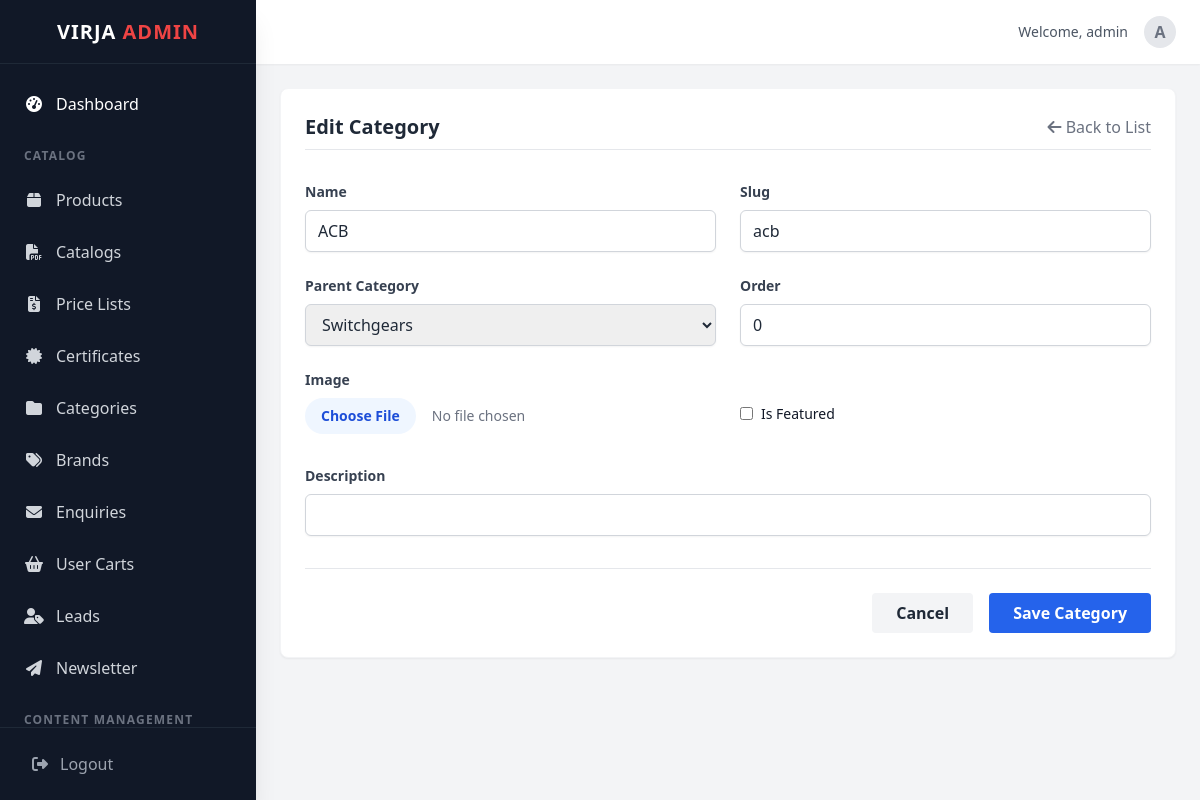
/dashboard/categories/4/edit/ (signed in), run on the app's committed database.
### categories/models.py (models this page shows, shortened)
class Category(models.Model):
    name = models.CharField(max_length=255)
    slug = models.SlugField(unique=True, blank=True)
    description = models.TextField(blank=True, help_text="Optional description for category page")
    parent = models.ForeignKey('self', on_delete=models.CASCADE, null=True, blank=True, related_name='children')
    image = models.ImageField(upload_to='categories/', null=True, blank=True)
    is_featured = models.BooleanField(default=False)
    order = models.IntegerField(default=0)
    class Meta:
        verbose_name_plural = 'Categories'
        ordering = ['order', 'name']
    def __str__(self):
        full_path = [self.name]
        k = self.parent
        while k is not None:
            full_path.append(k.name)
            k = k.parent
        return ' -> '.join(full_path[::-1])

### dashboard/views.py (the view)
# urls.py: path('categories/<int:pk>/edit/', views.category_edit, name='category_edit'),
@login_required(login_url='dashboard:login')
@user_passes_test(admin_required, login_url='dashboard:login')
def category_edit(request, pk):
    category = Category.objects.get(pk=pk)
    if request.method == 'POST':
        form = CategoryForm(request.POST, request.FILES, instance=category)
        if form.is_valid():
            form.save()
            messages.success(request, "Category updated successfully.")
            return redirect('dashboard:category_list')
    else:
        form = CategoryForm(instance=category)
    return render(request, 'dashboard/catalog/category_form.html', {'form': form, 'title': 'Edit Category'})

### dashboard/forms.py
class CategoryForm(TailwindMixin, forms.ModelForm):
    class Meta:
        model = Category
        fields = '__all__'
        widgets = {
            'description': SummernoteWidget(),
        }

### cart/context_processors.py (called while the page is built)
def cart_count(request):
    if not request.session.session_key:
        request.session.create()
    try:
        cart = Cart.objects.get(session_key=request.session.session_key)
        return {'cart_items_count': cart.get_total_items()}
    except Cart.DoesNotExist:
        return {'cart_items_count': 0}

### core/context_processors.py (called while the page is built)
def site_settings(request):
    return {
        'company_info': CompanyInfo.objects.first(),
        'home_content': HomePageContent.objects.first(),
        'home_features': HomeFeature.objects.all(),
    }

def global_categories(request):
    categories = Category.objects.filter(parent=None).prefetch_related('children__children').order_by('order', 'name')
    return {
        'mega_menu_categories': categories
    }

### dashboard/views.py (called while the page is built)
def admin_required(user):
    return user.is_superuser

### dashboard/templates/dashboard/catalog/category_form.html (shortened to what this page needs)
{% extends 'dashboard/base_admin.html' %}
{% block content %}
<div class="bg-white rounded-lg shadow-sm border border-gray-100 p-6">
    <div class="flex justify-between items-center mb-6 border-b pb-2">
        <h2 class="text-xl font-bold text-gray-800">{{ title }}</h2>
        <a href="{% url 'dashboard:category_list' %}" class="text-gray-500 hover:text-gray-700">
            <i class="fas fa-arrow-left"></i> Back to List
        </a>
    </div>
    <form method="POST" enctype="multipart/form-data" class="space-y-8">
        <div class="grid grid-cols-1 md:grid-cols-2 gap-6">
            <div>
                <label class="block text-gray-700 text-sm font-bold mb-2"
                    for="{{ form.name.id_for_label }}">Name</label>
                {{ form.name }}
            </div>
            <div>
                <label class="block text-gray-700 text-sm font-bold mb-2"
                    for="{{ form.slug.id_for_label }}">Slug</label>
                {{ form.slug }}
            </div>
            <div>
                <label class="block text-gray-700 text-sm font-bold mb-2" for="{{ form.parent.id_for_label }}">Parent
                    Category</label>
                {{ form.parent }}
            </div>
            <div>
                <label class="block text-gray-700 text-sm font-bold mb-2"
                    for="{{ form.order.id_for_label }}">Order</label>
                {{ form.order }}
            </div>
            <div>
                <label class="block text-gray-700 text-sm font-bold mb-2"
                    for="{{ form.image.id_for_label }}">Image</label>
                {{ form.image }}
            </div>
            <div class="flex items-center mt-6">
                <div class="mr-2">{{ form.is_featured }}</div>
                <label class="block text-sm text-gray-900 font-medium" for="{{ form.is_featured.id_for_label }}">Is
                    Featured</label>
            </div>
        </div>
        <div>
            <label class="block text-gray-700 text-sm font-bold mb-2">Description</label>
            {{ form.description }}
        </div>
        <div class="mt-8 pt-6 border-t flex justify-end gap-4">
            <a href="{% url 'dashboard:category_list' %}"
                class="bg-gray-100 hover:bg-gray-200 text-gray-800 font-bold py-2 px-6 rounded transition">
                Cancel
            </a>
            <button type="submit"
                class="bg-blue-600 hover:bg-blue-700 text-white font-bold py-2 px-6 rounded transition">
                Save Category
            </button>
        </div>
    </form>
</div>
{% endblock %}

### dashboard/templates/dashboard/base_admin.html (shortened to what this page needs)
<!DOCTYPE html>
<html lang="en">
<head>
    <script src="https://cdn.tailwindcss.com"></script>
    <link rel="stylesheet" href="https://cdnjs.cloudflare.com/ajax/libs/font-awesome/6.4.0/css/all.min.css">
</head>
<body class="bg-gray-100 text-gray-800 font-sans antialiased" x-data="{ sidebarOpen: false }">
    <div class="flex h-screen overflow-hidden">
        <aside :class="sidebarOpen ? 'translate-x-0' : '-translate-x-full'"
            class="fixed inset-y-0 left-0 z-30 w-64 bg-gray-900 text-white flex flex-col shadow-xl transition-transform duration-300 transform md:translate-x-0 md:static md:inset-auto">
            <div class="h-16 flex items-center justify-center border-b border-gray-800">
                <h1 class="text-xl font-bold tracking-wider text-white">VIRJA <span class="text-red-500">ADMIN</span>
                </h1>
            </div>
            <nav class="flex-1 overflow-y-auto py-4">
                <ul class="space-y-1 px-2">
                    <li>
                        <a href="{% url 'dashboard:home' %}"
                            class="flex items-center gap-3 px-4 py-3 rounded hover:bg-gray-800 transition {% if request.resolver_match.url_name == 'home' %}bg-gray-800 border-l-4 border-red-500{% endif %}">
                            <i class="fas fa-tachometer-alt w-5 text-center"></i>
                            <span class="font-medium">Dashboard</span>
                        </a>
                    </li>
                    <li class="pt-4 pb-2 px-4 text-xs font-bold text-gray-500 uppercase tracking-widest">Catalog</li>
                    <li>
                        <a href="{% url 'dashboard:product_list' %}"
                            class="flex items-center gap-3 px-4 py-3 rounded hover:bg-gray-800 transition text-gray-300 hover:text-white {% if 'product' in request.resolver_match.url_name %}bg-gray-800 text-white{% endif %}">
                            <i class="fas fa-box w-5 text-center"></i>
                            <span class="font-medium">Products</span>
                        </a>
                    </li>
                    <li>
                        <a href="{% url 'dashboard:catalog_list' %}"
                            class="flex items-center gap-3 px-4 py-3 rounded hover:bg-gray-800 transition text-gray-300 hover:text-white {% if 'catalogs' in request.resolver_match.url_name %}bg-gray-800 text-white{% endif %}">
                            <i class="fas fa-file-pdf w-5 text-center"></i>
                            <span class="font-medium">Catalogs</span>
                        </a>
                    </li>
                    <li>
                        <a href="{% url 'dashboard:pricelist_list' %}"
                            class="flex items-center gap-3 px-4 py-3 rounded hover:bg-gray-800 transition text-gray-300 hover:text-white {% if 'pricelist' in request.resolver_match.url_name %}bg-gray-800 text-white{% endif %}">
                            <i class="fas fa-file-invoice-dollar w-5 text-center"></i>
                            <span class="font-medium">Price Lists</span>
                        </a>
                    </li>
                    <li>
                        <a href="{% url 'dashboard:certificate_list' %}"
                            class="flex items-center gap-3 px-4 py-3 rounded hover:bg-gray-800 transition text-gray-300 hover:text-white {% if 'certificate' in request.resolver_match.url_name %}bg-gray-800 text-white{% endif %}">
                            <i class="fas fa-certificate w-5 text-center"></i>
                            <span class="font-medium">Certificates</span>
                        </a>
                    </li>
                    <li>
                        <a href="{% url 'dashboard:category_list' %}"
                            class="flex items-center gap-3 px-4 py-3 rounded hover:bg-gray-800 transition text-gray-300 hover:text-white {% if request.resolver_match.url_name == 'category_list' %}bg-gray-800 text-white{% endif %}">
                            <i class="fas fa-folder w-5 text-center"></i>
                            <span class="font-medium">Categories</span>
                        </a>
                    </li>
                    <li>
                        <a href="{% url 'dashboard:brand_list' %}"
                            class="flex items-center gap-3 px-4 py-3 rounded hover:bg-gray-800 transition text-gray-300 hover:text-white {% if request.resolver_match.url_name == 'brand_list' %}bg-gray-800 text-white{% endif %}">
                            <i class="fas fa-tags w-5 text-center"></i>
                            <span class="font-medium">Brands</span>
                        </a>
                    </li>
                    <li>
                        <a href="{% url 'dashboard:enquiry_list' %}"
                            class="flex items-center gap-3 px-4 py-3 rounded hover:bg-gray-800 transition text-gray-300 hover:text-white {% if 'enquiry' in request.resolver_match.url_name %}bg-gray-800 text-white{% endif %}">
                            <i class="fas fa-envelope w-5 text-center"></i>
                            <span class="font-medium">Enquiries</span>
                        </a>
                    </li>
                    <li>
                        <a href="{% url 'dashboard:dashboard_carts_list' %}"
                            class="flex items-center gap-3 px-4 py-3 rounded hover:bg-gray-800 transition text-gray-300 hover:text-white {% if 'cart' in request.resolver_match.url_name %}bg-gray-800 text-white{% endif %}">
                            <i class="fas fa-shopping-basket w-5 text-center"></i>
                            <span class="font-medium">User Carts</span>
                        </a>
                    </li>
                    <li>
                        <a href="{% url 'dashboard:lead_list' %}"
                            class="flex items-center gap-3 px-4 py-3 rounded hover:bg-gray-800 transition text-gray-300 hover:text-white {% if 'lead' in request.resolver_match.url_name %}bg-gray-800 text-white{% endif %}">
                            <i class="fas fa-user-tag w-5 text-center"></i>
                            <span class="font-medium">Leads</span>
                        </a>
                    </li>
                    <li>
                        <a href="{% url 'dashboard:newsletter_list' %}"
                            class="flex items-center gap-3 px-4 py-3 rounded hover:bg-gray-800 transition text-gray-300 hover:text-white {% if 'newsletter' in request.resolver_match.url_name %}bg-gray-800 text-white{% endif %}">
                            <i class="fas fa-paper-plane w-5 text-center"></i>
                            <span class="font-medium">Newsletter</span>
                        </a>
                    </li>
                    <li class="pt-4 pb-2 px-4 text-xs font-bold text-gray-500 uppercase tracking-widest">Content
                        Management</li>
                </ul>
            </nav>
            <div class="p-4 border-t border-gray-800">
                <a href="{% url 'dashboard:logout' %}"
                    class="flex items-center gap-3 px-4 py-2 rounded text-gray-400 hover:text-white hover:bg-red-900/50 transition">
                    <i class="fas fa-sign-out-alt"></i>
                    <span>Logout</span>
                </a>
            </div>
        </aside>
        <div class="flex-1 flex flex-col overflow-hidden">
            <header class="h-16 bg-white shadow-sm flex items-center justify-between px-6 z-10">
                <div class="flex items-center gap-4">
                    <a href="{% url 'dashboard:admin_profile' %}"
                        class="flex items-center gap-4 hover:opacity-80 transition">
                        <span class="text-sm font-medium text-gray-600">Welcome, {{ request.user.username }}</span>
                        <div
                            class="w-8 h-8 rounded-full bg-gray-200 flex items-center justify-center text-gray-500 font-bold">
                            {{ request.user.username|make_list|first|upper }}
                        </div>
                    </a>
                </div>
            </header>
            <main class="flex-1 overflow-x-hidden overflow-y-auto bg-gray-100 p-6">
                {% block content %}{% endblock %}
            </main>
        </div>
    </div>
</body>
</html>

### dashboard/templates/dashboard/base_admin.html (style rules this page uses)
body { font-family: 'Inter', sans-serif; }
* { scrollbar-width: thin; scrollbar-color: rgba(156, 163, 175, 0.3) transparent; }

### data on the page
Category: name "ACB", slug "acb", parent "Switchgears", order "0"

### other printed values
{{ request.user.username }} "admin"
{{ request.user.username|make_list|first|upper }} "A"
{{ title }} "Edit Category"
